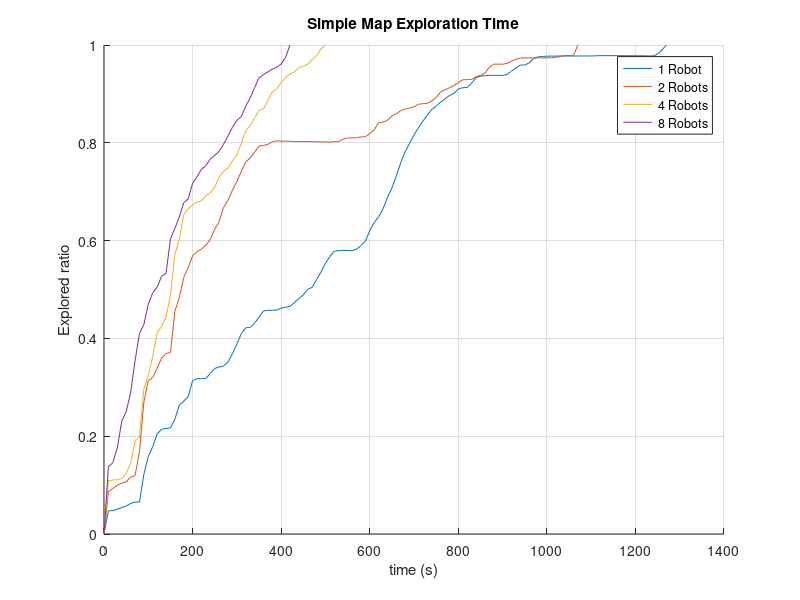
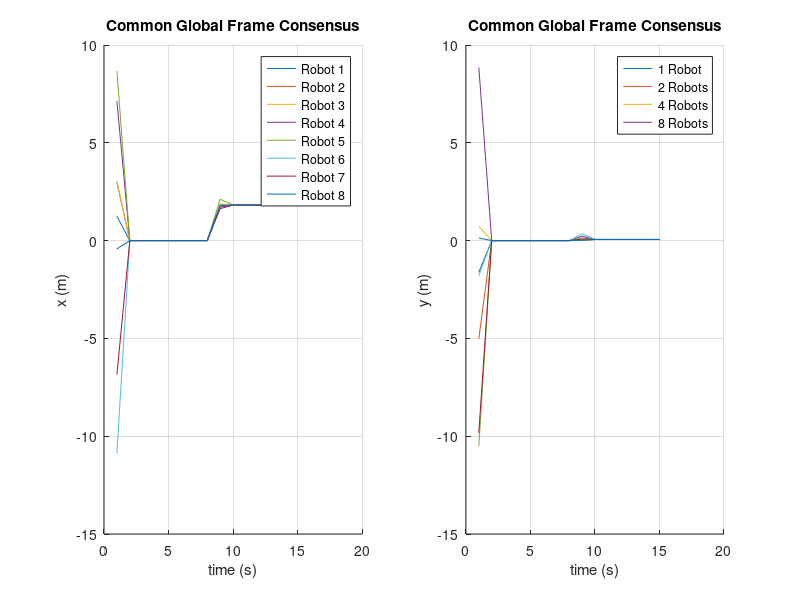
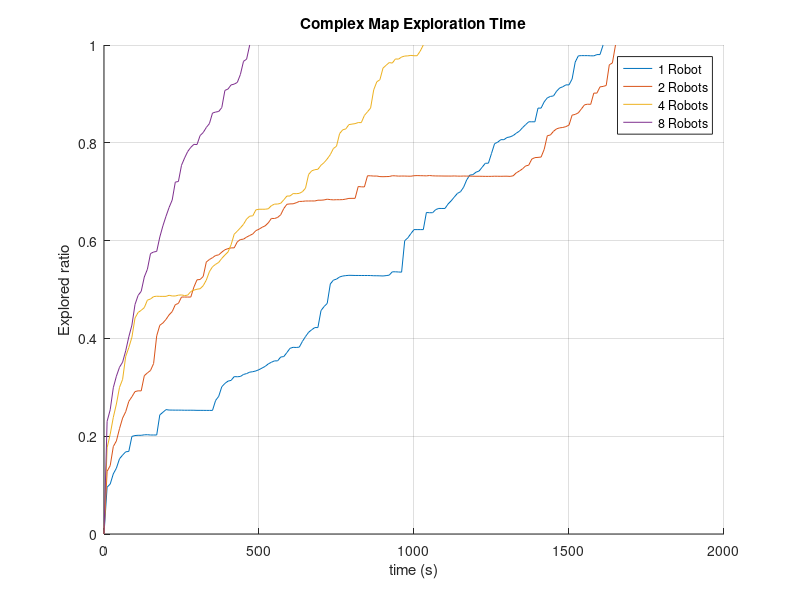
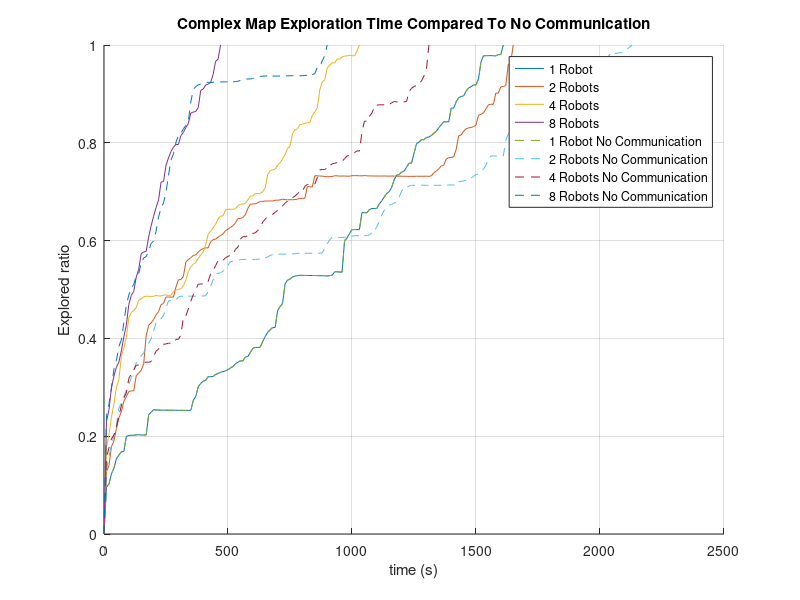

The MATLAB source for these figures, in order:
clear
exploreIncr = 10;
% load the raw data
%% simple map
s1 = load('simpleMap_1robot_centerOctantInit.mat');
s2 = load('simpleMap_2robot_centerOctantInit.mat');
s3 = load('simpleMap_4robot_centerOctantInit.mat');
s4 = load('simpleMap_8robot_centerOctantInit.mat');

sCells = {s1, s2, s3, s4};

figure;
hold on;

for s = sCells
    l = length(s{1}.explored);
    maxRat = max(s{1}.explored);
    plot((0:l-1)*exploreIncr, s{1}.explored/maxRat);
end

xlabel('time (s)')
ylabel('Explored ratio');
title('Simple Map Exploration Time');
legend('1 Robot', '2 Robots', '4 Robots', '8 Robots');
grid on


% consensus vis
figure;
hold on;


[r, c] = size(s4.globalX);
for idx = (1:r)
    subplot(1, 2, 1);
    hold on;
    plot(s4.globalX(idx, 1:15));
    
    subplot(1, 2, 2);
    hold on;
    plot(s4.globalY(idx, 1:15));
    
end

subplot(1, 2, 1);
title('Common Global Frame Consensus');
legend('Robot 1', 'Robot 2', 'Robot 3', 'Robot 4', 'Robot 5', 'Robot 6', 'Robot 7', 'Robot 8');
xlabel('time (s)')
ylabel('x (m)');
grid on

subplot(1, 2, 2);
title('Common Global Frame Consensus');
legend('1 Robot', '2 Robots', '4 Robots', '8 Robots');
grid on
xlabel('time (s)')
ylabel('y (m)');



%% Hard map now AAE 590

% load the raw data
s1 = load('aae590_1robot_centerOct.mat');
s2 = load('aae590_2robot_centerOct.mat');
s3 = load('aae590_4robot_centerOct.mat');
s4 = load('aae590_8robot_centerOct.mat');

sCells = {s1, s2, s3, s4};

figure;
hold on;

for s = sCells
    l = length(s{1}.explored);
    maxRat = max(s{1}.explored);
    plot((0:l-1)*exploreIncr, s{1}.explored/maxRat);
end

xlabel('time (s)')
ylabel('Explored ratio');
title('Complex Map Exploration Time');
legend('1 Robot', '2 Robots', '4 Robots', '8 Robots');
grid on


%% Hard map now AAE 590 with nocomm

% load the raw data
s1 = load('aae590_1robot_centerOct.mat');
s2 = load('aae590_2robot_centerOct.mat');
s3 = load('aae590_4robot_centerOct.mat');
s4 = load('aae590_8robot_centerOct.mat');
s5 = load('aae590_1robot_centerOct.mat');
s6 = load('aae590_2robot_noComm.mat');
s7 = load('aae590_4robot_noComm.mat');
s8 = load('aae590_8robot_noComm.mat');

sCells = {s1, s2, s3, s4, s5, s6, s7, s8};

figure;
hold on;

for s = sCells(1:4)
    l = length(s{1}.explored);
    maxRat = max(s{1}.explored);
    plot((0:l-1)*exploreIncr, s{1}.explored/maxRat);
end
for s = sCells(5:8)
    l = length(s{1}.explored);
    maxRat = max(s{1}.explored);
    plot((0:l-1)*exploreIncr, s{1}.explored/maxRat, '--');
end

xlabel('time (s)')
ylabel('Explored ratio');
title('Complex Map Exploration Time Compared To No Communication');
legend('1 Robot', '2 Robots', '4 Robots', '8 Robots', '1 Robot No Communication', '2 Robots No Communication', '4 Robots No Communication', '8 Robots No Communication');
grid on

